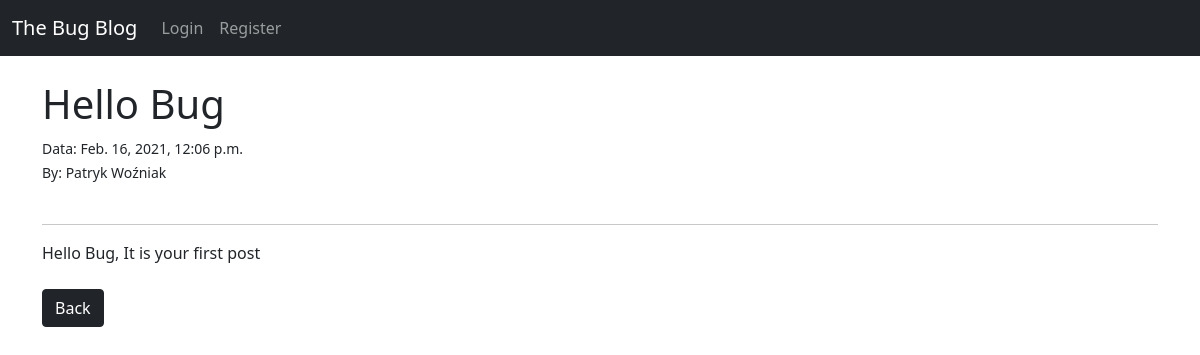
The app's page /article/1 with its own data.
### bfg/models.py (models this page shows, shortened)
class Post(models.Model):
    title = models.CharField(max_length=255)
    author = models.ForeignKey(User, on_delete=models.CASCADE)
    body = models.TextField()
    time_pubication = models.DateTimeField(auto_now_add=True, )

### bfg/views.py (the view)
# urls.py: path('article/<int:pk>', DetailsView.as_view(), name='article-detail'),
class DetailsView(DetailView):
    model = Post
    template_name = 'details.html'

### bfg/templates/details.html
{% extends "base.html" %}
{% block content %}
    <h1>{{ post.title }}</h1>
    <small> Data: {{ post.time_pubication }} <br/>
        By: {{ post.author.first_name }}
        {{ post.author.last_name }}</small><br/>
    <br/>
    <hr>
    {{ post.body }}
    <br/><br/>
    <a href="{% url 'home' %}" class="btn btn-dark">Back</a>
{% endblock %}

### records on screen
Post: title "Hello Bug", time_pubication "Feb. 16, 2021, 12:06 p.m.", author.first_name "Patryk", author.last_name "Woźniak", body "Hello Bug, It is your first post"
